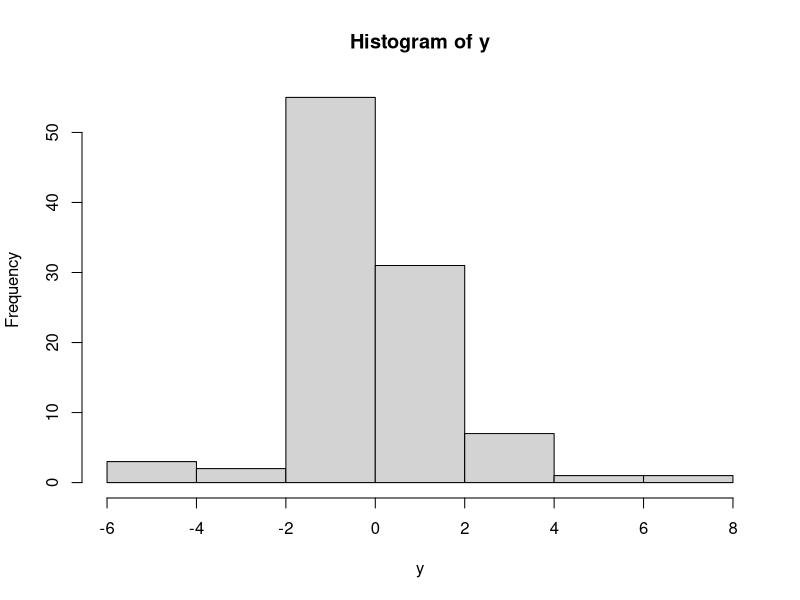

This chart was generated by the following R code:
set.seed(0);y <-rt(100,df=4)
hist(y)

edited_mean <- function(y, k = 2){
  mu <- mean(y)
  sigma <- sd(y)
  remove_indices <- which(abs(y - mu) < k * sigma)
  new_y <- y[-remove_indices]
  length(new_y)
  mean(new_y)
}
edited_mean(y)